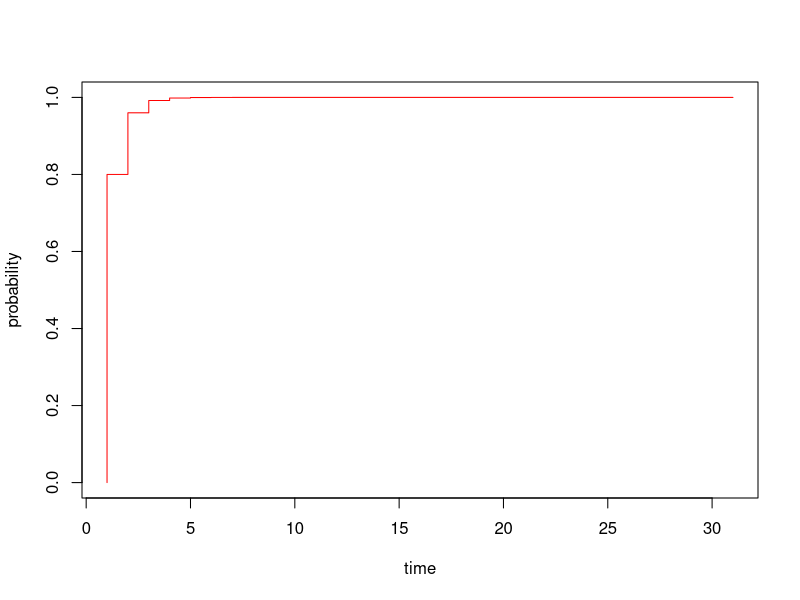

The R script that drew this image:
distribution <- rbinom(30,1,0.8)
firstT <- pgeom(0:30,0.8)
# plot(pgeom(0:30,0.8),type="s",col="blue")
c <- numeric(0)
c <- append(c,0)
for( i in 0:29){
  c <- append(c,pgeom(i,0.8))
}
print(c)
 plot(c,type="S",col = "red",xlab="time", ylab="probability")

 
 
 